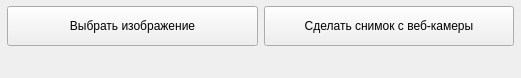
<?xml version="1.0" encoding="UTF-8"?>
<ui version="4.0">
 <class>ANEX</class>
 <widget class="QMainWindow" name="ANEX">
  <property name="geometry">
   <rect>
    <x>0</x>
    <y>0</y>
    <width>521</width>
    <height>78</height>
   </rect>
  </property>
  <property name="windowTitle">
   <string>MainWindow</string>
  </property>
  <widget class="QWidget" name="centralwidget">
   <property name="enabled">
    <bool>true</bool>
   </property>
   <property name="sizePolicy">
    <sizepolicy hsizetype="Expanding" vsizetype="Expanding">
     <horstretch>0</horstretch>
     <verstretch>0</verstretch>
    </sizepolicy>
   </property>
   <property name="minimumSize">
    <size>
     <width>521</width>
     <height>60</height>
    </size>
   </property>
   <property name="maximumSize">
    <size>
     <width>521</width>
     <height>60</height>
    </size>
   </property>
   <widget class="QWidget" name="horizontalLayoutWidget">
    <property name="geometry">
     <rect>
      <x>0</x>
      <y>0</y>
      <width>521</width>
      <height>71</height>
     </rect>
    </property>
    <layout class="QHBoxLayout" name="horizontalLayout">
     <property name="sizeConstraint">
      <enum>QLayout::SetMaximumSize</enum>
     </property>
     <property name="leftMargin">
      <number>7</number>
     </property>
     <property name="topMargin">
      <number>6</number>
     </property>
     <property name="rightMargin">
      <number>7</number>
     </property>
     <item>
      <widget class="QPushButton" name="choice_picture">
       <property name="minimumSize">
        <size>
         <width>140</width>
         <height>40</height>
        </size>
       </property>
       <property name="text">
        <string>Выбрать изображение</string>
       </property>
      </widget>
     </item>
     <item>
      <widget class="QPushButton" name="camera_veb">
       <property name="minimumSize">
        <size>
         <width>140</width>
         <height>40</height>
        </size>
       </property>
       <property name="text">
        <string>Сделать снимок с веб-камеры</string>
       </property>
      </widget>
     </item>
    </layout>
   </widget>
  </widget>
  <widget class="QMenuBar" name="menuBar">
   <property name="geometry">
    <rect>
     <x>0</x>
     <y>0</y>
     <width>521</width>
     <height>18</height>
    </rect>
   </property>
   <property name="autoFillBackground">
    <bool>false</bool>
   </property>
   <property name="styleSheet">
    <string notr="true"/>
   </property>
  </widget>
 </widget>
 <resources/>
 <connections/>
</ui>
